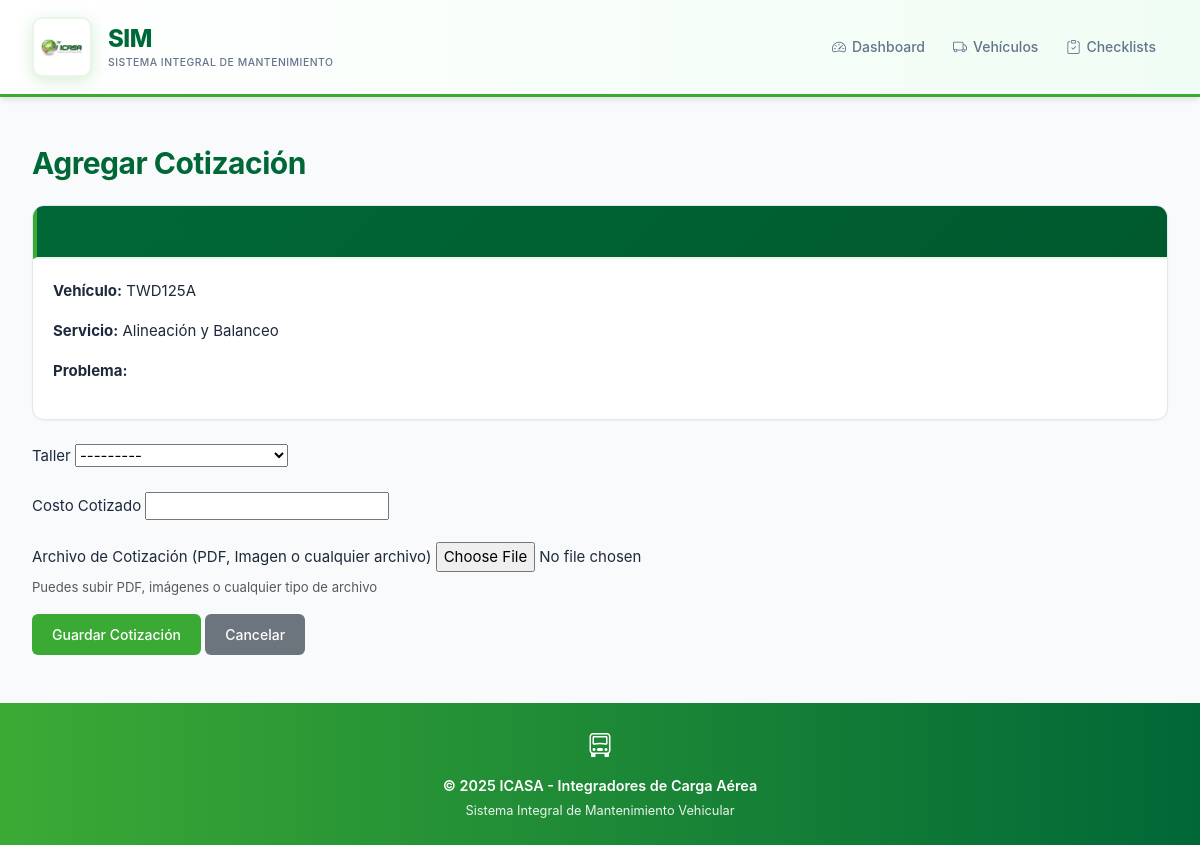
Page /maintenance/7/quote/ on the committed database.
### vehicles/models.py (models this page shows, shortened)
class Maintenance(models.Model):
    STATUS_CHOICES = [
        ('Detectado', 'Detectado'),
        ('Cotizado', 'Cotizado'),
        ('Aprobado', 'Aprobado'),
        ('Rechazado', 'Rechazado'),
        ('Completado', 'Completado'),
    ]
    vehicle = models.ForeignKey(Vehicle, on_delete=models.CASCADE, related_name='maintenances', verbose_name='Vehículo')
    maintenance_type = models.ForeignKey(MaintenanceType, on_delete=models.PROTECT, verbose_name='Tipo de Mantenimiento')
    workshop = models.ForeignKey(Workshop, on_delete=models.SET_NULL, null=True, blank=True, verbose_name='Taller')
    status = models.CharField(max_length=20, choices=STATUS_CHOICES, default='Detectado', verbose_name='Estado')
    detection_date = models.DateField(auto_now_add=True, verbose_name='Fecha de Detección')
    detected_by = models.CharField(max_length=200, default='Sistema', verbose_name='Detectado por')
    problem_description = models.TextField(default='', verbose_name='Descripción del Problema')
    quote_date = models.DateField(null=True, blank=True, verbose_name='Fecha de Cotización')
    estimated_cost = models.DecimalField(max_digits=8, decimal_places=2, null=True, blank=True, validators=[MinValueValidator(0)], verbose_name='Costo Cotizado')
    quote_file = models.FileField(upload_to='maintenance_quotes/', null=True, blank=True, verbose_name='Archivo de Cotización')
    approval_date = models.DateField(null=True, blank=True, verbose_name='Fecha de Aprobación')
    approved_by = models.CharField(max_length=200, blank=True, verbose_name='Aprobado por')
    approval_notes = models.TextField(blank=True, verbose_name='Notas de Aprobación')
    date = models.DateField(null=True, blank=True, verbose_name='Fecha de Realización')
    cost = models.DecimalField(max_digits=8, decimal_places=2, null=True, blank=True, validators=[MinValueValidator(0)], verbose_name='Costo Real')
    invoice_file = models.FileField(upload_to='maintenance_invoices/', null=True, blank=True, verbose_name='Factura')
    notes = models.TextField(blank=True, verbose_name='Notas')
    created_at = models.DateTimeField(auto_now_add=True, null=True, blank=True)
    updated_at = models.DateTimeField(auto_now=True, null=True, blank=True)
    class Meta:
        ordering = ['-created_at']
        verbose_name = 'Mantenimiento'
        verbose_name_plural = 'Mantenimientos'
        indexes = [models.Index(fields=['status']), models.Index(fields=['detection_date'])]

class Vehicle(models.Model):
    STATUS_CHOICES = [
        ('Active', 'Active'),
        ('Maintenance', 'Maintenance'),
        ('Out of service', 'Out of service')
    ]
    STATION_CHOICES = [
        ('Aguascalientes', 'Aguascalientes'),
        ('Baja California', 'Baja California'),
        ('Baja California Sur', 'Baja California Sur'),
        ('Campeche', 'Campeche'),
        ('Chiapas', 'Chiapas'),
        ('Chihuahua', 'Chihuahua'),
        ('Ciudad de México', 'Ciudad de México'),
        ('Coahuila', 'Coahuila'),
        ('Colima', 'Colima'),
        ('Durango', 'Durango'),
        ('Estado de México', 'Estado de México'),
        ('Guanajuato', 'Guanajuato'),
        ('Guerrero', 'Guerrero'),
        ('Hidalgo', 'Hidalgo'),
        ('Jalisco', 'Jalisco'),
        ('Michoacán', 'Michoacán'),
        ('Morelos', 'Morelos'),
        ('Nayarit', 'Nayarit'),
        ('Nuevo León', 'Nuevo León'),
        ('Oaxaca', 'Oaxaca'),
        ('Puebla', 'Puebla'),
        ('Querétaro', 'Querétaro'),
        ('Quintana Roo', 'Quintana Roo'),
        ('San Luis Potosí', 'San Luis Potosí'),
        ('Sinaloa', 'Sinaloa'),
        ('Sonora', 'Sonora'),
        ('Tabasco', 'Tabasco'),
        ('Tamaulipas', 'Tamaulipas'),
        ('Tlaxcala', 'Tlaxcala'),
        ('Veracruz', 'Veracruz'),
        ('Yucatán', 'Yucatán'),
        ('Zacatecas', 'Zacatecas'),
    ]
    plate = models.CharField(max_length=10, unique=True, verbose_name='Placa')
    brand = models.CharField(max_length=50, verbose_name='Marca')
    model = models.CharField(max_length=50, verbose_name='Modelo')
    year = models.IntegerField(
        validators=[MinValueValidator(1900), MaxValueValidator(datetime.now().year + 1)],
        verbose_name='Año'
    )
    status = models.CharField(max_length=20, choices=STATUS_CHOICES, default='Active', verbose_name='Estado')
    station = models.CharField(max_length=100, choices=STATION_CHOICES, blank=True, null=True, verbose_name='Estación')
    photo = models.ImageField(upload_to='vehicles/', null=True, blank=True, verbose_name='Foto')
    created_at = models.DateTimeField(auto_now_add=True, null=True, blank=True)
    updated_at = models.DateTimeField(auto_now=True, null=True, blank=True)
    class Meta:
        ordering = ['-created_at']
        verbose_name = 'Vehículo'
        verbose_name_plural = 'Vehículos'
        indexes = [models.Index(fields=['plate'])]

class MaintenanceType(models.Model):
    name = models.CharField(max_length=100, unique=True, verbose_name='Nombre')
    description = models.TextField(blank=True, verbose_name='Descripción')
    estimated_cost = models.DecimalField(max_digits=8, decimal_places=2, null=True, blank=True, verbose_name='Costo Estimado')
    class Meta:
        ordering = ['name']
        verbose_name = 'Tipo de Mantenimiento'
        verbose_name_plural = 'Tipos de Mantenimiento'

### vehicles/views_maintenance_phases.py (the view, shortened to what this page needs)
# urls.py: path('maintenance/<int:pk>/quote/', MaintenanceQuoteView.as_view(), name='maintenance_quote'),
class MaintenanceQuoteView(UpdateView):
    model = Maintenance
    template_name = 'vehicles/maintenance_quote.html'
    fields = ['workshop', 'estimated_cost', 'quote_file']
    success_url = reverse_lazy('maintenance_list')

### vehicles/models.py (called while the page is built)
    def __str__(self):
        return self.name

### vehicles/templates/vehicles/maintenance_quote.html (shortened to what this page needs)
{% extends 'vehicles/base.html' %}
{% block content %}
<h1>Agregar Cotización</h1>
<div class="card mt-4">
    <div class="card-header bg-info text-white">
        <h5>Fase 2: Cotización</h5>
    </div>
    <div class="card-body">
        <p><strong>Vehículo:</strong> {{ object.vehicle.plate }}</p>
        <p><strong>Servicio:</strong> {{ object.maintenance_type.name }}</p>
        <p><strong>Problema:</strong> {{ object.problem_description }}</p>
    </div>
</div>
<form method="post" enctype="multipart/form-data" class="mt-4">
    <div class="mb-3">
        <label class="form-label">Taller</label>
        {{ form.workshop }}
    </div>
    <div class="mb-3">
        <label class="form-label">Costo Cotizado</label>
        {{ form.estimated_cost }}
    </div>
    <div class="mb-3">
        <label class="form-label">Archivo de Cotización (PDF, Imagen o cualquier archivo)</label>
        {{ form.quote_file }}
        <small class="text-muted d-block">Puedes subir PDF, imágenes o cualquier tipo de archivo</small>
    </div>
    <button type="submit" class="btn btn-success">Guardar Cotización</button>
    <a href="{% url 'maintenance_detail' object.pk %}" class="btn btn-secondary">Cancelar</a>
</form>
{% endblock %}

### static/css/main.css (style rules this page uses)
:root { --primary-color: #3BAA35; --secondary-color: #006837; --accent-color: #3BAA35; --accent-dark: #006837; --accent-muted: #e8f5e7; --metallic-gray: #A7A9AC; --nav-bg: #ffffff; --success-color: #3BAA35; --warning-color: #f59e0b; --danger-color: #dc2626; --info-color: #006837; --light-bg: #f8fafc; --card-bg: #ffffff; --border-color: #e2e8f0; --text-primary: #1e293b; --text-secondary: #64748b; --text-muted: #94a3b8; --shadow-sm: 0 1px 2px 0 rgba(0, 0, 0, 0.05); --shadow-md: 0 4px 6px -1px rgba(0, 0, 0, 0.1); --shadow-lg: 0 10px 15px -3px rgba(0, 0, 0, 0.1); --shadow-xl: 0 20px 25px -5px rgba(0, 0, 0, 0.1); --radius-sm: 6px; --radius-md: 10px; --radius-lg: 12px; --spacing-xs: 0.5rem; --spacing-sm: 0.75rem; --spacing-md: 1rem; --spacing-lg: 1.5rem; --spacing-xl: 2rem; }
* { margin: 0; padding: 0; box-sizing: border-box; }
body { font-family: 'Inter', -apple-system, BlinkMacSystemFont, 'Segoe UI', Roboto, sans-serif; background-color: var(--light-bg); color: var(--text-primary); line-height: 1.6; font-size: 15px; -webkit-font-smoothing: antialiased; -moz-osx-font-smoothing: grayscale; }
.card { border: 1px solid var(--border-color); border-radius: var(--radius-lg); box-shadow: var(--shadow-sm); transition: all 0.2s ease; background: var(--card-bg); overflow: hidden; }
.card-header { background: linear-gradient(135deg, #f0fdf4 0%, #ffffff 100%); border-bottom: 2px solid var(--accent-muted); border-left: 4px solid var(--primary-color); font-weight: 600; font-size: 0.95rem; padding: 1rem 1.25rem; color: var(--text-primary); }
.card-body { padding: 1.25rem; color: var(--text-primary) !important; }
.card-body * { color: var(--text-primary) !important; }
.card-body .table tbody td, .card-body .table tbody th, .card-body p, .card-body a, .card-body strong { color: var(--text-primary) !important; }
.btn { font-weight: 500; font-size: 0.875rem; padding: 0.625rem 1.25rem; border-radius: var(--radius-sm); transition: all 0.2s ease; border: none; display: inline-flex; align-items: center; gap: 0.5rem; cursor: pointer; }
.btn-success { background-color: var(--success-color); color: white; }
h1, h2, h3, h4, h5 { font-family: 'Inter', sans-serif; font-weight: 700; color: var(--secondary-color); letter-spacing: -0.5px; margin-bottom: 0; }
h1 { font-size: 1.875rem; }
h5 { font-size: 1rem; font-weight: 600; }
.card-header.bg-info { background: linear-gradient(135deg, var(--secondary-color), #005a2e) !important; color: white !important; }

### rows in the picture
Maintenance: vehicle.plate "TWD125A", maintenance_type.name "Alineación y Balanceo", workshop "---------"
